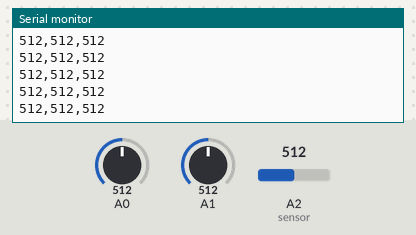
A sketch run on a simulated Arduino Uno, built with avr-gcc and run on an emulated ATmega328P. Shown: the last lines printed to the serial monitor. The test bench sets the inputs (shaded band); at power-on: A0 = 512, A1 = 512, A2 (sensor) = 512.

Above: at 4.2 s.
4.3 s: A0 set to 982
At 4.49 s:
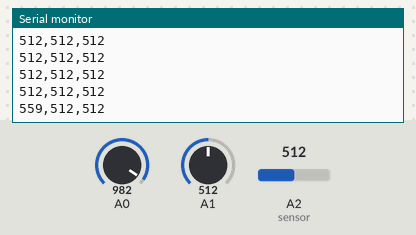
5.8 s: A0 set to 1012
At 5.84 s:
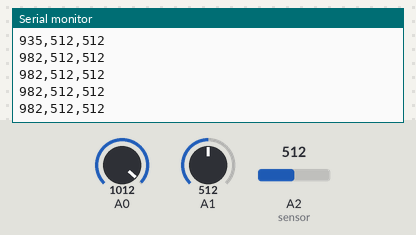
Timing chart, 0 to 8.8 s (numbered marks = the images above; inputs shaded):
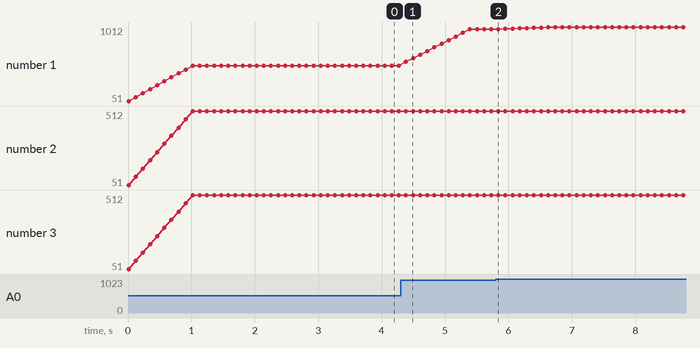

The sketch:

bluetooth_data.ino
```cpp
#include <SoftwareSerial.h>

// number of readings that are averaged out.
const int numReadings = 10; //will likely need tuning

String data; //string that stores the incoming message
int flex_position_1 = 0;
int flex_position_2 = 0;
int flex_position_3 = 0;

int fp1Readings[numReadings];
int fp2Readings[numReadings];
int fp3Readings[numReadings];

int readIndex[] = {0,0,0};
int total[] = {0,0,0};
int average[] = {0,0,0};

SoftwareSerial SoftSerial(10,11); // 10=rx, 11=tx

void setup(){
  // initialize all the readings to 0:
  for (int thisReading = 0; thisReading < numReadings; thisReading++) {
    fp1Readings[thisReading] = 0;
    fp2Readings[thisReading] = 0;
    fp3Readings[thisReading] = 0;
  }

  // Open serial communications and wait for port to open:
  Serial.begin(115200);
  Serial.println("Setup usb serial");

  // set the data rate for the SoftwareSerial port
  SoftSerial.begin(115200);
}

void loop(){
  flex_position_1 = analogRead(A0); // right sensor
  flex_position_2 = analogRead(A1); // left sensor
  flex_position_3 = analogRead(A2); // middle sensor

  //filter out irregularities in bend sensor for a smooth reading
  total[0] = total[0] - fp1Readings[readIndex[0]]; // subtract the last reading:
  total[1] = total[1] - fp2Readings[readIndex[1]];
  total[2] = total[2] - fp3Readings[readIndex[2]];
  // read from the sensor:
  fp1Readings[readIndex[0]] = flex_position_1;
  fp2Readings[readIndex[1]] = flex_position_2;
  fp3Readings[readIndex[2]] = flex_position_3;

  // add the reading to the total:
  total[0] = total[0] + fp1Readings[readIndex[0]];
  total[1] = total[1] + fp2Readings[readIndex[1]];
  total[2] = total[2] + fp3Readings[readIndex[2]];

  // advance to the next position in the array:
  readIndex[0] = readIndex[0] + 1;
  readIndex[1] = readIndex[1] + 1;
  readIndex[2] = readIndex[2] + 1;

  if (readIndex[0] >= numReadings) {
    readIndex[0] = 0;
    readIndex[1] = 0;
    readIndex[2] = 0;
  }

  // calculate the average:
  average[0] = total[0] / numReadings;
  average[1] = total[1] / numReadings;
  average[2] = total[2] / numReadings;

  delay(10);        // delay in between reads for stability


  data = String(average[0]) +"," + String(average[1]) + "," + String(average[2]);

  SoftSerial.println(data);
  Serial.println(data);
  delay(100);
}
```

Measured:
- after the input at 4.3 s, the serial monitor: prints a new line after 0.08 s (image 1)
- plotted number 1: 512 → 982 after the input at 4.3 s, 982 → 1012 after the input at 5.8 s
